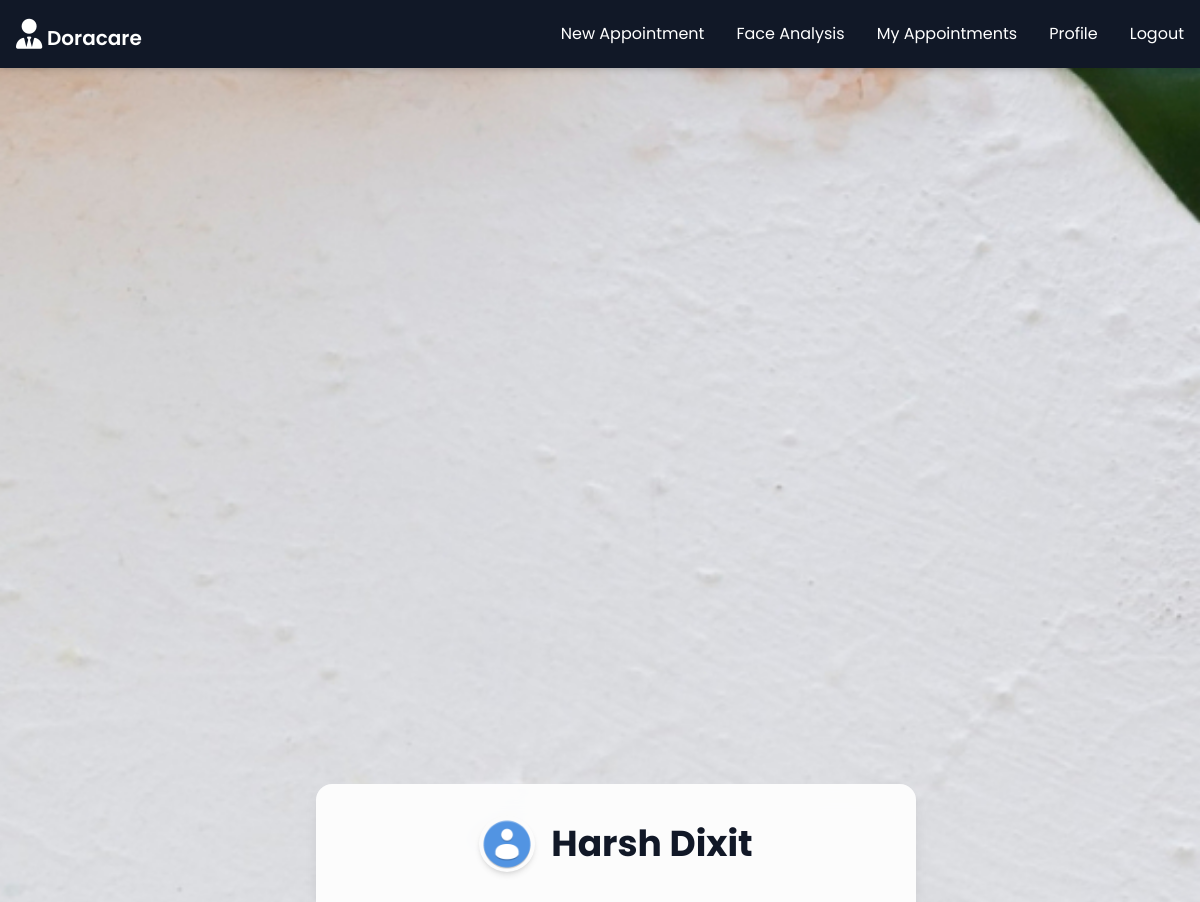
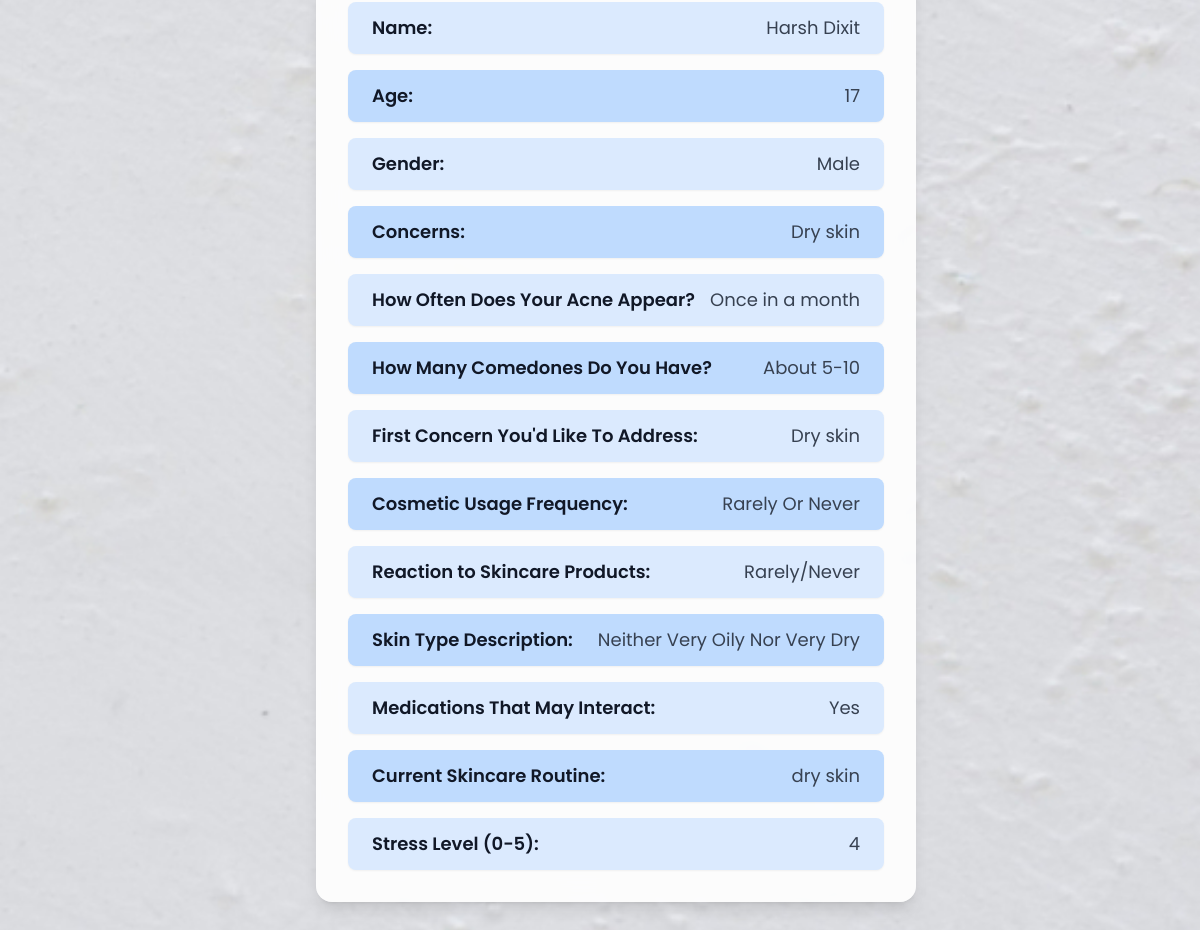
Screenshot of /profile (signed in) with the database file from the repository (2 pictures, top to bottom).
### tables this page shows
CREATE TABLE survey_responses (
                          id INTEGER PRIMARY KEY AUTOINCREMENT,
                          user_id INTEGER NOT NULL,
                          name TEXT NOT NULL,
                          age TEXT NOT NULL,
                          gender TEXT NOT NULL,
                          concerns TEXT NOT NULL,
                          acne_frequency TEXT NOT NULL,
                          comedones_count TEXT NOT NULL,
                          first_concern TEXT NOT NULL,
                          cosmetic_usage TEXT NOT NULL,
                          skin_reaction TEXT NOT NULL,
                          skin_type TEXT NOT NULL,
                          medications TEXT NOT NULL,
                          skincare_routine TEXT NOT NULL,
                          stress_level TEXT NOT NULL,
                          FOREIGN KEY (user_id) REFERENCES users(id));

### app.py (the view)
@app.route('/profile')
def profile():
    if 'username' in session:
        user_id = get_user(session['username'])[0]
        survey_response = get_survey_response(user_id)
        if survey_response:
            return render_template('profile.html',
                                   name=survey_response[2],
                                   age=survey_response[3],
                                   gender=survey_response[4],
                                   concerns=survey_response[5],
                                   acne_frequency=survey_response[6],
                                   comedones_count=survey_response[7],
                                   first_concern=survey_response[8],
                                   cosmetics_usage=survey_response[9],
                                   skin_reaction=survey_response[10],
                                   skin_type_details=survey_response[11],
                                   medications=survey_response[12],
                                   skincare_routine=survey_response[13],
                                   stress_level=survey_response[14],
                                  )
    return redirect('/')

### app.py (called while the page is built)
def get_user(username):
    with sqlite3.connect(DATABASE) as connection:
        cursor = connection.cursor()
        cursor.execute("SELECT * FROM users WHERE username = ?", (username,))
        return cursor.fetchone()

def get_survey_response(user_id):
    with sqlite3.connect(DATABASE) as connection:
        cursor = connection.cursor()
        cursor.execute("SELECT * FROM survey_responses WHERE user_id = ?", (user_id,))
        return cursor.fetchone()

### templates/profile.html (shortened to what this page needs)
{% extends 'layout.html' %}
{% block content %}
<div class="min-h-screen w-screen flex items-center justify-center relative px-4 py-16">
  <div class="max-w-screen-md w-full md:w-[50vw] bg-white bg-opacity-90 rounded-2xl p-8 shadow-lg backdrop-blur-md z-10 mt-16">
    <div class="flex items-center justify-center mb-8 gap-4 flex-wrap">
      <img src="../static/assets/user.png" alt="Profile Image" class="w-14 h-14 rounded-full shadow-md">
      <p class="text-3xl md:text-4xl font-bold text-center text-gray-900">{{ name }}</p>
    </div>
    <div class="text-gray-800 flex flex-col gap-4">
      {% for label, value, bg_color in [
        ('Name:', name, 'bg-blue-100'),
        ('Age:', age, 'bg-blue-200'),
        ('Gender:', gender, 'bg-blue-100'),
        ('Concerns:', concerns, 'bg-blue-200'),
        ('How Often Does Your Acne Appear?', acne_frequency, 'bg-blue-100'),
        ('How Many Comedones Do You Have?', comedones_count, 'bg-blue-200'),
        ("First Concern You'd Like To Address:", first_concern, 'bg-blue-100'),
        ('Cosmetic Usage Frequency:', cosmetics_usage, 'bg-blue-200'),
        ('Reaction to Skincare Products:', skin_reaction, 'bg-blue-100'),
        ('Skin Type Description:', skin_type_details, 'bg-blue-200'),
        ('Medications That May Interact:', medications, 'bg-blue-100'),
        ('Current Skincare Routine:', skincare_routine, 'bg-blue-200'),
        ('Stress Level (0-5):', stress_level, 'bg-blue-100')
      ] %}
        <div class="px-6 py-3 flex flex-col md:flex-row justify-between items-center rounded-lg {{ bg_color }} shadow-sm">
          <label class="font-semibold text-base md:text-lg text-gray-900">{{ label }}</label>
          <span class="text-base md:text-lg text-gray-700 text-right">{{ value }}</span>
        </div>
    </div>
  </div>
</div>
{% endblock %}

### templates/layout.html (shortened to what this page needs)
<!DOCTYPE html>
<html lang="en">
<head>
  <script src="https://cdn.tailwindcss.com"></script>
  <link rel="stylesheet" href="{{ url_for('static', filename='css/style.css') }}">
  <link rel="stylesheet" href="https://cdnjs.cloudflare.com/ajax/libs/font-awesome/6.4.2/css/all.min.css" />
  <link rel="stylesheet" href="https://cdn.jsdelivr.net/npm/bootstrap-icons@1.11.3/font/bootstrap-icons.min.css" />
</head>
<body>
  <nav class="fixed top-0 left-0 shadow-md p-4 flex justify-between items-center w-full z-50 bg-gray-900 text-white">
    <div class="text-xl font-semibold">
      <i class="fa-solid fa-user-tie text-3xl"></i> Doracare
    </div>
    <ul class="hidden md:flex flex-wrap justify-end gap-4 md:gap-8 text-center md:flex-nowrap w-full md:w-auto">
      <li><a href="{{ url_for('bookappointment') }}" class="block md:inline-block hover:text-gray-400">New Appointment</a></li>
      <li><a href="{{ url_for('predict') }}" class="block md:inline-block hover:text-gray-400">Face Analysis</a></li>
      <li><a href="{{ url_for('userappoint') }}" class="block md:inline-block hover:text-gray-400">My Appointments</a></li>
      <li><a href="{{ url_for('profile') }}" class="block md:inline-block hover:text-gray-400">Profile</a></li>
      <li><a href="{{ url_for('logout') }}" class="block md:inline-block hover:text-gray-400">Logout</a></li>
    </ul>
  </nav>
  <div class="content p-4 flex-grow w-full">
    {% block content %}{% endblock %}
  </div>
</body>
</html>

### static/css/style.css (style rules this page uses)
* { margin: 0; padding:0; box-sizing: border-box; font-family: 'Poppins', sans-serif; }

### templates/layout.html (style rules this page uses)
* { box-sizing: border-box; margin: 0; padding: 0; }
body { overflow-x: hidden; background-image: url("../static/assets/bg5.webp"); background-size: cover; background-position: center; background-repeat: no-repeat; background-attachment: fixed; padding-top: 80px; }

### rows the page displays
survey_responses: name "Harsh Dixit", label "Name:", label "Age:", age "17", label "Gender:", gender "Male", label "Concerns:", concerns "Dry skin", label "How Often Does Your Acne Appear?", acne_frequency "Once in a month", label "How Many Comedones Do You Have?", comedones_count "About 5-10", label "First Concern You'd Like To Address:", first_concern "Dry skin", label "Cosmetic Usage Frequency:", cosmetic_usage "Rarely Or Never", label "Reaction to Skincare Products:", skin_reaction "Rarely/Never", label "Skin Type Description:", skin_type "Neither Very Oily Nor Very Dry", label "Medications That May Interact:", medications "Yes", label "Current Skincare Routine:", skincare_routine "dry skin"

### other values shown
{{ label }} "Stress Level (0-5):"
{{ value }} "4"
